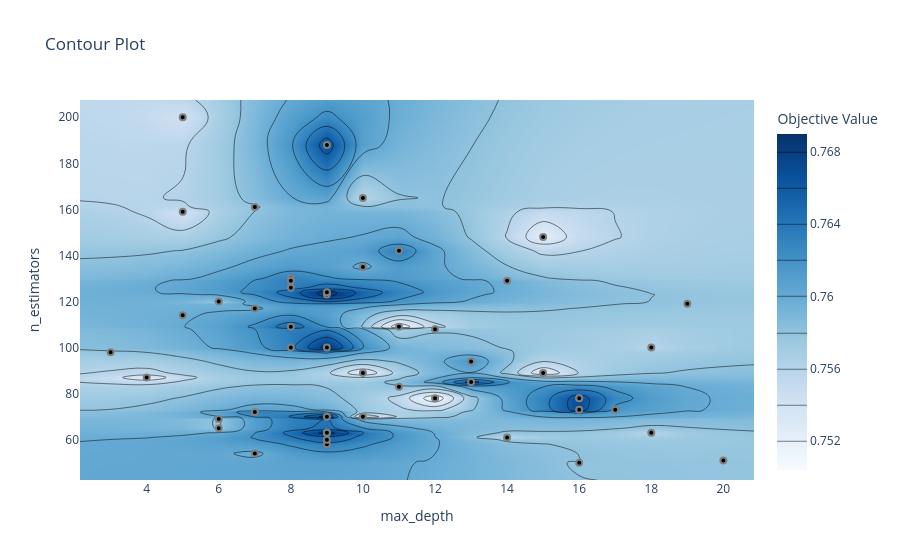

Notebook code for this chart:
### Code cell
plot_contour(study).show()

### Figure 1 — Plotly figure (JSON) as saved in the notebook; plotly's stock layout.template omitted (floating-point values rounded to 4 significant figures; data arrays with more than 128 entries replaced by an {"elided": "..."} marker saying what was removed)
{"data": [{"colorbar": {"title": {"text": "Objective Value"}}, "colorscale": [[0, "rgb(247,251,255)"], [0.125, "rgb(222,235,247)"], [0.25, "rgb(198,219,239)"], [0.375, "rgb(158,202,225)"], [0.5, "rgb(107,174,214)"], [0.625, "rgb(66,146,198)"], [0.75, "rgb(33,113,181)"], [0.875, "rgb(8,81,156)"], [1, "rgb(8,48,107)"]], "connectgaps": true, "contours": {"coloring": "heatmap"}, "hoverinfo": "none", "line": {"smoothing": 1.3}, "reversescale": false, "type": "contour", "x": [2.15, 3, 4, 5, 6, 7, 8, 9, 10, 11, 12, 13, 14, 15, 16, 17, 18, 19, 20, 20.85], "y": [42.5, 50, 51, 54, 58, 60, 61, 63, 65, 69, 70, 72, 73, 78, 83, 85, 87, 89, 94, 98, 100, 108, 109, 114, 117, 119, 120, 123, 124, 126, 129, 130, 135, 142, 148, 159, 161, 165, 188, 200, 207.5], "z": {"elided": "41x20 float values"}}, {"marker": {"color": "black", "line": {"color": "Gray", "width": 2}}, "mode": "markers", "name": "Feasible Trial", "showlegend": false, "type": "scatter", "x": [4, 14, 8, 6, 16, 7, 19, 5, 8, 5, 16, 10, 13, 20, 10, 17, 12, 15, 9, 10, 18, 9, 11, 8, 12, 3, 14, 9, 11, 13, 16, 16, 18, 15, 7, 9, 9, 9, 6, 7, 9, 9, 8, 6, 9, 10, 5, 7, 11, 8], "y": [87, 129, 130, 69, 73, 161, 119, 114, 109, 200, 50, 89, 94, 51, 165, 73, 108, 148, 70, 70, 63, 100, 83, 100, 78, 98, 61, 58, 142, 85, 78, 78, 100, 89, 72, 63, 63, 60, 65, 54, 123, 124, 129, 120, 188, 135, 159, 117, 109, 126]}, {"marker": {"color": "#cccccc", "line": {"color": "Gray", "width": 2}}, "mode": "markers", "name": "Infeasible Trial", "showlegend": false, "type": "scatter", "x": [], "y": []}], "layout": {"title": {"text": "Contour Plot"}, "xaxis": {"range": [2.15, 20.85], "title": {"text": "max_depth"}}, "yaxis": {"range": [42.5, 207.5], "title": {"text": "n_estimators"}}}}
